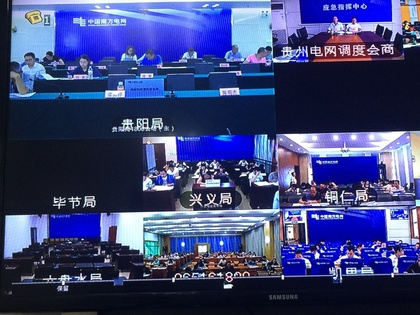
%> input picture ColorCastDetection/database/图片2.jpg, 420 x 315 px, shrunk from 1157 x 868 before the run
$ octave main.m   (GNU Octave 9; MATLAB toolbox functions it lacks are replaced by stand-ins)
%> lines starting %> are read from the running program, lines starting %| are printed output that depends on the picture; in (x1, y1, x2, y2) boxes, pixels count from 0 and x2, y2 are one past the last pixel; in counts of white or black regions, pixels touching at a corner belong together; the program's own positions count from 1
### ColorCastDetection/code/彩色图像二维直方图等价圆实现及色偏分类/img_ecircle.m

function [L_rt, a_rt, b_rt, radius, u, D, Dq] = img_ecircle(Img_sur, Img_name)
% tic;
%%%%%%%%%%%%%%%%%%%%%%%%%%%%%%%%%%%%%%%%%%%%%%%%%%%%%%%%%%%%%%%%
%第一步骤：实现rgb->Lab功能
%%%%%%%%%%%%%%%%%%%%%%%%%%%%%%%%%%%%%%%%%%
cform = makecform('srgb2lab');
if isa(Img_sur, 'uint8')
    Img_sur = double(Img_sur)/255;
end
Lab = applycform(Img_sur, cform);
%Img_sur = uint8(Img_sur * 255);
% [M, N, d] = size(Img_sur);
L_rt = Lab(:, :, 1);
a_rt = Lab(:, :, 2);
b_rt = Lab(:, :, 3);

%[M, N] = size(a_rt);
L = uint8(L_rt);
a = uint8(a_rt + 128);
b = uint8(b_rt + 128);
%%%%%%%%%%%%%%%%%%%%%%%%%%%%%%%%%%%%%%%%%%%%%%%%%%%%%%%%%%%%%%%%
%第二步骤：求解ab平面二维直方图
%%%%%%%%%%%%%%%%%%%%%%%%%%%%%%%%%%%%%%%%%%%%%%%%%%%%%%%%%%%%%%%%
h_grayX = imhist(a);  %该函数用于获取图像数据直方图
h_grayY = imhist(b); %该函数用于获取图像数据直方图
ind_grayX = find(h_grayX)-1;  %返回所有非0的元素的位置,该位置的值即为像素值，结果为所有个数不为0的像素
ind_grayY = find(h_grayY)-1;
[X,Y] = meshgrid(ind_grayX,ind_grayY);%用于生成网格采样点的函数，生成绘制3-D图形所需的网格数据。在进行3-D图形绘制方面有广泛应用
[m,n] = size(X);   % m是grayind_avr的长度，n是grayind的长度
data = zeros(m,n); %data中的内容即为二维直方图数据
% 遍历存在的灰度与均值，寻找对应像素并计数

%a_X = uint8(zeros(M, N, n));
for x_i = 1:n
    a_X(:, :, x_i) = (uint8(a) == X(1, x_i));
end
%b_Y = uint8(zeros(M, N, m));
for y_i = 1:m
    b_Y(:, :, y_i) = (uint8(b) == Y(y_i, 1));
end

 for i=1:m
     grayY = b_Y(:, :, i);
     for j=1:n
         grayX = a_X(:, :, j);  %gray为和I同大小的矩阵，与X(i,j)相等的元素处为1，其他处为0
         data(i,j) = length(find(grayX & grayY));
     end
 end

clear a_X;
clear b_Y;


X = X - 128;
Y = Y - 128;
surf(X, Y, data);
xlabel('A');
ylabel('B');
zlabel('像素数');
title(sprintf('%s的ab二维平面直方图',Img_name));
saveas(gcf, sprintf('%s的ab二维平面直方图.bmp',Img_name), 'bmp');
delete(gcf);
% %%%%%%%%%%%%%%%%%%%%%%%%%%%%%%%%%%%%%%%%%%%%%%%%%%%%%%%%%%%%%%%%
% %第三步骤：求解ab直方图的拟合曲线
% %%%%%%%%%%%%%%%%%%%%%%%%%%%%%%%%%%%%%%%%%%%%%%%%%%%%%%%%%%%%%%%%
t_via = (linspace(-128, 127, 256)); %a和b的范围为-128-127（(包含)-128--127的共256个元素）
x_via = t_via';%,x_via表示k
%此处的归一化是将所有像素点的分布进行归一化，即像素点的个数为（0,1）的比例值
h_grayX = h_grayX / sum(h_grayX);%h_grayX表示F(a,b)
h_grayY = h_grayY / sum(h_grayY);

%%%%%%%%%%%%%%%%%%%%%%%%%%%%%%%%%%%%%%%%%%%%%%%%%%%%%%%%%%%%%%%%%%%%
%第四步骤：求解二维直方图对应等价圆
%%%%%%%%%%%%%%%%%%%%%%%%%%%%%%%%%%%%%%%%%%%%%%%%%%%%%%%%%%%%%%%%%%%
% [30 lines of commented-out code are left out]

%%%第二种方法-------------------------------------------
centerX = double(sum(x_via.*h_grayX));%h_grayX表示F(a,b),x_via表示k,centerX表示ua
rediusX = double(sum(((centerX-x_via).^2).*h_grayX));

centerY = double(sum(x_via.*h_grayY));
rediusY = double(sum(((centerY-x_via).^2).*h_grayY));
%根据以上所求得的结果设定圆心
%=================
x0 = centerX;
y0 = centerY; %原点%
radius = sqrt(rediusX + rediusY);%???????????????
u = sqrt(centerX * centerX + centerY * centerY);
%%%%%%%%%%%%%-------------------------------

theta=0:pi/100:2*pi; %角度[0,2*pi]
R=radius; %半径70
x=R*cos(theta)+x0;
y=R*sin(theta)+y0;
u = double(u);
D = u - radius;
Dq = D / radius;
t_D = num2str(D);
t_radius = num2str(radius);
t_Dq = num2str(Dq);
cx = num2str(x0);
cy = num2str(y0);

figure(2);%%绘图------8
plot(x0, y0, '-');
hold on
plot(x, y, '-');
hold on
plot([0, x0], [0, y0]);
hold on
title(sprintf('%s的ab二维平面直方图等价圆',Img_name));

text(25, -5, ['x0 = ', cx],'fontsize', 14);
text(25, -15, ['y0 = ', cy],'fontsize', 14);
text(25, -25, ['D = ', t_D],'fontsize', 14);
text(25, -35, ['ratius = ', t_radius],'fontsize', 14);
text(25, -45, ['Dq = ', t_Dq],'fontsize', 14);

xlim([-50, 80]);
ylim([-50, 70]);
grid on
axis equal
xlabel('A');
ylabel('B');
zlabel('像素数');
saveas(gcf, sprintf('%s的ab二维直方图的等价圆.bmp',Img_name), 'bmp');
delete(gcf);
% toc;
%}

### ColorCastDetection/code/彩色图像二维直方图等价圆实现及色偏分类/NNODetect2.m
function NNO_img = NNODetect2(L, a, b, Img_sur)


squre = a.^2 + b.^2;
maxRadius = max(max(squre));
maxRadius = sqrt(double(maxRadius));

threShold = maxRadius / 4;
[M, N, d] = size(Img_sur);

tmp = (squre <= threShold^2);
tmp_L = (L < 95) & (L > 30);
tmp = tmp & tmp_L;

while (length(find(tmp)) / (M * N) < 0.1) && (threShold < maxRadius)
    threShold = threShold + 1;
    tmp = (squre <= threShold^2);
    tmp = tmp & tmp_L;
end

if threShold >= maxRadius
    msgbox('获取NNO区域失败！！');
    msgbox(sprintf('maxRadius:%3d####theShold:%3d', maxRadius, threShold));
    return;
else
    NNO_img = Img_sur;
    NNO_img(:, :, 1) = (uint8(tmp).*Img_sur(:, :, 1));
    NNO_img(:, :, 2) = (uint8(tmp).*Img_sur(:, :, 2));
    NNO_img(:, :, 3) = (uint8(tmp).*Img_sur(:, :, 3));
%     figure(3);
%     imshow(NNO_img);
end

### ColorCastDetection/code/彩色图像二维直方图等价圆实现及色偏分类/main.m
%%%%%%%%%%%%%%%%%%%%%%%%%%%%%%%%
%将原程序拆分成三块：
% 1.由图像 -> 二维直方图的等价圆
% 2.对等价圆的参数进行分析，分成：色偏图像/进一步处理图像
% 3.对第2步骤中的图像进行提取其NNO区域图像。
% 4.对3的“进一步处理图像”执行1步骤，并给出结果。
% 5.最终将图像分为色偏图像和非色偏需再检测图像两类情况，并放到响应的文件夹内
%%%%%%%%%%%%%%%%%%%%%%%%%%%%%%%%
% Img_name = '1.jpg';

tic;
% if figure_num > 1
%     delete(figure(figure_num - 1));
% end

Img_num=9;

Img_name = '../../database/图片2.jpg';

Img_sur = imread(Img_name);
%> Img_sur is the input picture: size 315x420x3 uint8; mean R, G, B 61.5, 69.7, 121.1

%%%%%%%%%%%%%%%%%%%%%%%%%%%%%%%%%%%%%
% 第 1 步骤： 由图像 -> 二维直方图的等价圆

[L, a, b, radius, u, D, Dq] = img_ecircle(Img_sur, Img_name); %此处返回的L/a/b是double类型，未处理过的值
%> in img_ecircle, `Lab = applycform(Img_sur, cform);`: Lab: size 315x420x3 double; mean of channels 1, 2, 3 30.5, 10.4, -28.4
%> in img_ecircle, `b = uint8(b_rt + 128);`:
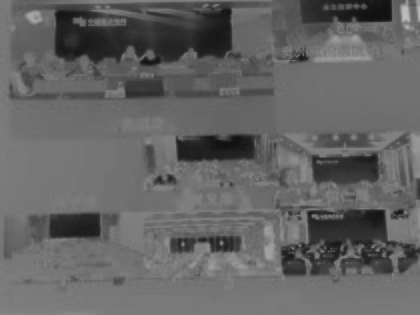
%> b: size 315x420 uint8; min 16, max 190, mean 99.6
%> in img_ecircle, `h_grayX = imhist(a);`: h_grayX = 256 values, max 13789 at index 130, min 0 at index 1, mean 516.8
%> in img_ecircle, `h_grayY = imhist(b);`: h_grayY = 256 values, max 5862 at index 120, min 0 at index 1, mean 516.8
%> in img_ecircle, `ind_grayX = find(h_grayX)-1;`: ind_grayX = 115 values from 81 to 196
%> in img_ecircle, `ind_grayY = find(h_grayY)-1;`: ind_grayY = 175 values from 16 to 190
%> the loop in img_ecircle, `for i=1:m` made 175 passes
%> pass 1, in img_ecircle, `grayY = b_Y(:, :, i);`:
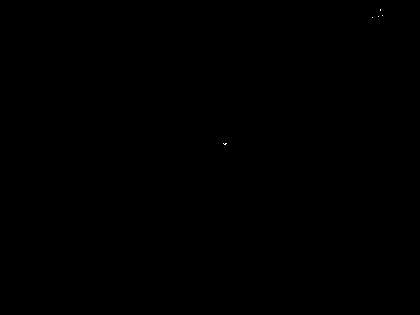
%> grayY: size 315x420 logical; 0.01% white in thin lines or dots, all inside (x1, y1, x2, y2) = (223, 9, 383, 145)
%> after the loop in img_ecircle, `for i=1:m`:
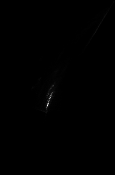
%> data: size 175x115 double; min 0, max 3842, mean 6.6; drawn with min black and max white
%> in img_ecircle, `title(sprintf('%s的ab二维平面直方图',Img_name));`:
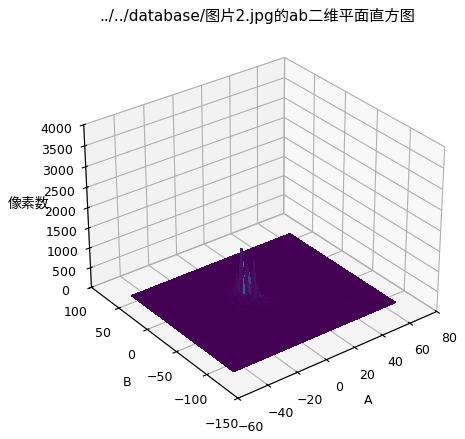
%> figure redrawn from the program's plot data
%> in img_ecircle, `h_grayX = h_grayX / sum(h_grayX);`: h_grayX = 256 values, max 0.104 at index 130, min 0 at index 1, mean 0.00391
%> in img_ecircle, `h_grayY = h_grayY / sum(h_grayY);`: h_grayY = 256 values, max 0.0443 at index 120, min 0 at index 1, mean 0.00391
%> in img_ecircle, `centerX = double(sum(x_via.*h_grayX));`: centerX = 10.44
%> in img_ecircle, `rediusX = double(sum(((centerX-x_via).^2).*h_grayX));`: rediusX = 292.7
%> in img_ecircle, `centerY = double(sum(x_via.*h_grayY));`: centerY = -28.39
%> in img_ecircle, `rediusY = double(sum(((centerY-x_via).^2).*h_grayY));`: rediusY = 747.2
%> in img_ecircle, `x0 = centerX;`: x0 = 10.44
%> in img_ecircle, `y0 = centerY;`: y0 = -28.39
%> in img_ecircle, `radius = sqrt(rediusX + rediusY);`: radius = 32.25
%> in img_ecircle, `u = sqrt(centerX * centerX + centerY * centerY);`: u = 30.24
%> in img_ecircle, `R=radius;`: R = 32.25
%> in img_ecircle, `x=R*cos(theta)+x0;`: x = 201 values, max 42.68 at index 1, min -21.81 at index 101, mean 10.6
%> in img_ecircle, `y=R*sin(theta)+y0;`: y = 201 values, max 3.86 at index 51, min -60.63 at index 151, mean -28.39
%> in img_ecircle, `D = u - radius;`: D = -2
%> in img_ecircle, `Dq = D / radius;`: Dq = -0.0621
%> in img_ecircle, `t_D = num2str(D);`: t_D = '-2.0033'
%> in img_ecircle, `t_radius = num2str(radius);`: t_radius = '32.2468'
%> in img_ecircle, `t_Dq = num2str(Dq);`: t_Dq = '-0.062123'
%> in img_ecircle, `cx = num2str(x0);`: cx = '10.4376'
%> in img_ecircle, `cy = num2str(y0);`: cy = '-28.3853'
%> in img_ecircle, `zlabel('像素数');`:
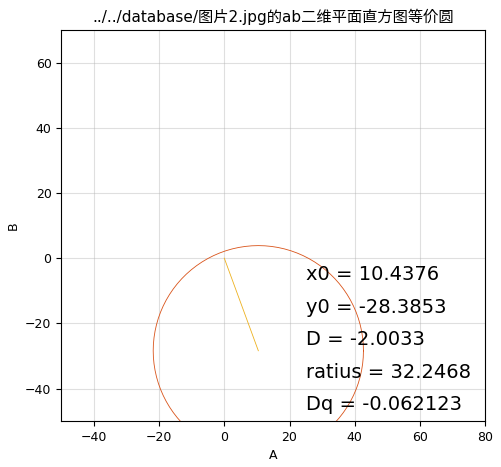
%> figure redrawn from the program's plot data
%> radius = 32.25; u = 30.24; D = -2; Dq = -0.0621
result_radius(1, Img_num) = radius;
result_u(1, Img_num) = u;
result_D(1, Img_num) = D;
result_Dq(1, Img_num) = Dq;

%%%%%%%%%%%%%%%%%%%%%%%%%%%%%%%%%%%%%
% 第 2 步骤：对等价圆的参数进行分析，分成：色偏图像/进一步处理图像
if ((D > 10) && (Dq > 0.6)) || (Dq > 1.5)
    result = 1;%result为1时表示：明显色偏图像(这里包括：真实色偏、本质色偏)

    % [4 lines of commented-out code are left out]
else
    result = 0; %result为0时表示：模棱两可，需要进一步判断、识别。
%    msgbox('该图像为正常图像！');
end
%%%%%%%%%%%%%%%%%%%%%%%%%%%%%%%%%%%%%
% 第 3 步骤：对所有的图像都执行NNO区域的求解操作，非色偏图像信息保存在第二行，色偏图像保存在第三行
[NNO_img] = NNODetect2(L, a, b, Img_sur); % NNO_img 为图像对应的NNO区域
%> in NNODetect2, `squre = a.^2 + b.^2;`:
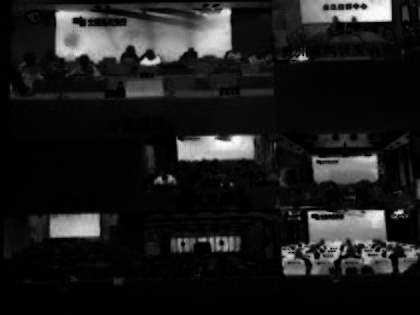
%> squre: size 315x420 double; min 0, max 17178.6, mean 1954.5; drawn with min black and max white
%> in NNODetect2, `maxRadius = max(max(squre));`: maxRadius = 17178.6
%> in NNODetect2, `maxRadius = sqrt(double(maxRadius));`: maxRadius = 131.1
%> in NNODetect2, `threShold = maxRadius / 4;`: threShold = 32.77
%> in NNODetect2, `tmp = (squre <= threShold^2);`: tmp: size 315x420 logical; 70.2% white; 132 black regions (93 under 20 px), largest, box (x1, y1, x2, y2) and area: (13, 0, 393, 101) 19866, (280, 207, 420, 278) 6119, (176, 133, 304, 172) 2850
%> in NNODetect2, `tmp_L = (L < 95) & (L > 30);`: tmp_L: size 315x420 logical; 34.3% white; 374 white regions (312 under 20 px), largest, box (x1, y1, x2, y2) and area: (9, 0, 420, 99) 20490, (100, 131, 420, 272) 15104, (4, 214, 49, 259) 1430
%> in NNODetect2, `tmp = tmp & tmp_L;`: tmp: size 315x420 logical; 19.2% white; 426 white regions (345 under 20 px), largest, box (x1, y1, x2, y2) and area: (110, 170, 305, 272) 6104, (293, 131, 420, 215) 2737, (231, 5, 301, 65) 1998
%> in NNODetect2, `NNO_img(:, :, 3) = (uint8(tmp).*Img_sur(:, :, 3));`:
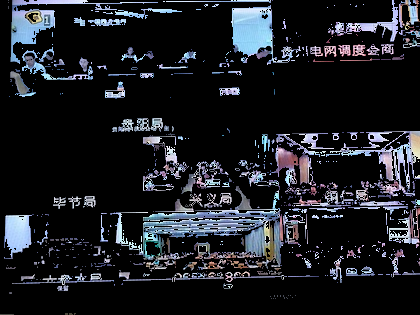
%> NNO_img: size 315x420x3 uint8; mean R, G, B 28.8, 30.9, 36.1
% [50 lines of commented-out code are left out]
toc;

$ run again, with ColorCastDetection/database/图片1.jpg copied over ColorCastDetection/database/图片2.jpg
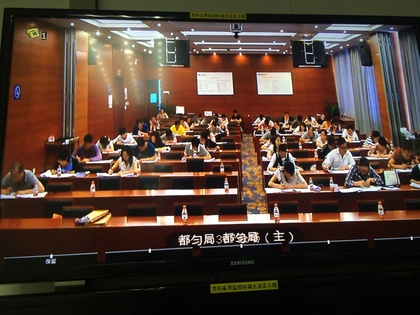
%> input picture ColorCastDetection/database/图片1.jpg, 420 x 315 px, shrunk from 1164 x 874 before the run
%> Img_sur is the input picture: size 315x420x3 uint8; mean R, G, B 82.2, 62.8, 52
%> Img_sur: size 315x420x3 double
%> Lab: size 315x420x3 double; mean of channels 1, 2, 3 27.7, 7.9, 10.1
%> in img_ecircle, `h_grayX = imhist(a);`: h_grayX = 256 values, max 18649 at index 129, min 0 at index 1, mean 516.8
%> in img_ecircle, `h_grayY = imhist(b);`: h_grayY = 256 values, max 12997 at index 130, min 0 at index 1, mean 516.8
%> ind_grayX = 103 values from 80 to 186
%> ind_grayY = 153 values from 52 to 217
%> in img_ecircle, `h_grayX = h_grayX / sum(h_grayX);`: h_grayX = 256 values, max 0.141 at index 129, min 0 at index 1, mean 0.00391
%> in img_ecircle, `h_grayY = h_grayY / sum(h_grayY);`: h_grayY = 256 values, max 0.0982 at index 130, min 0 at index 1, mean 0.00391
%> centerX = 7.93
%> rediusX = 135.6
%> centerY = 10.08
%> rediusY = 192.7
%> x0 = 7.93
%> y0 = 10.08
%> in img_ecircle, `radius = sqrt(rediusX + rediusY);`: radius = 18.12
%> in img_ecircle, `u = sqrt(centerX * centerX + centerY * centerY);`: u = 12.83
%> R = 18.12
%> x = 201 values, max 26.05 at index 1, min -10.19 at index 101, mean 8.02
%> y = 201 values, max 28.2 at index 51, min -8.03 at index 151, mean 10.08
%> in img_ecircle, `D = u - radius;`: D = -5.29
%> in img_ecircle, `Dq = D / radius;`: Dq = -0.292
%> t_D = '-5.2899'
%> t_radius = '18.1176'
%> t_Dq = '-0.29197'
%> cx = '7.9291'
%> cy = '10.0836'
%> `[L, a, b, radius, u, D, Dq] = img_ecircle(Img_sur, Img_name);`: radius = 18.12; u = 12.83; D = -5.29; Dq = -0.292
%> in NNODetect2, `maxRadius = max(max(squre));`: maxRadius = 8051.9
%> in NNODetect2, `maxRadius = sqrt(double(maxRadius));`: maxRadius = 89.73
%> threShold = 22.43
%> in NNODetect2, `tmp = (squre <= threShold^2);`:
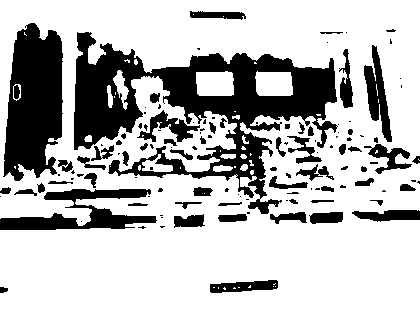
%> tmp: size 315x420 logical; 73% white; 123 black regions (65 under 20 px), largest, box (x1, y1, x2, y2) and area: (74, 32, 338, 214) 16585, (3, 23, 63, 181) 7072, (0, 189, 157, 230) 2841
%> tmp_L: size 315x420 logical; 35.4% white; 170 white regions (132 under 20 px), largest, box (x1, y1, x2, y2) and area: (0, 19, 420, 228) 39790, (17, 28, 59, 93) 1582, (0, 213, 82, 229) 713
%> in NNODetect2, `NNO_img(:, :, 3) = (uint8(tmp).*Img_sur(:, :, 3));`:
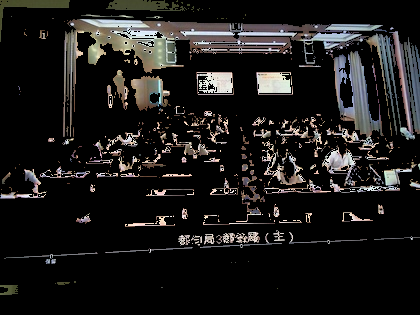
%> NNO_img: size 315x420x3 uint8; mean R, G, B 27.9, 26.6, 25.6

$ run again, with ColorCastDetection/database/图片3.jpg copied over ColorCastDetection/database/图片2.jpg
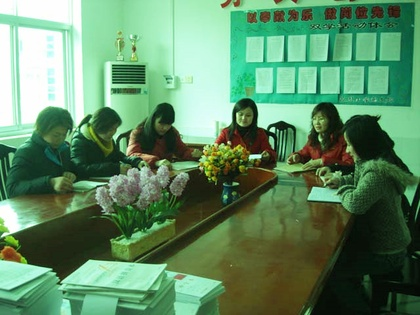
%> input picture ColorCastDetection/database/图片3.jpg, 420 x 315 px, shrunk from 640 x 480 before the run
%> Img_sur is the input picture: size 315x420x3 uint8; mean R, G, B 95.3, 139.2, 101.6
%> Img_sur: size 315x420x3 double
%> Lab: size 315x420x3 double; mean of channels 1, 2, 3 52.6, -19.9, 15.8
%> in img_ecircle, `h_grayX = imhist(a);`: h_grayX = 256 values, max 4767 at index 94, min 0 at index 1, mean 516.8
%> in img_ecircle, `h_grayY = imhist(b);`: h_grayY = 256 values, max 6643 at index 143, min 0 at index 1, mean 516.8
%> ind_grayX = 101 values from 69 to 170
%> ind_grayY = 82 values from 120 to 201
%> in img_ecircle, `h_grayX = h_grayX / sum(h_grayX);`: h_grayX = 256 values, max 0.036 at index 94, min 0 at index 1, mean 0.00391
%> in img_ecircle, `h_grayY = h_grayY / sum(h_grayY);`: h_grayY = 256 values, max 0.0502 at index 143, min 0 at index 1, mean 0.00391
%> centerX = -19.87
%> rediusX = 207.9
%> centerY = 15.8
%> rediusY = 84.92
%> x0 = -19.87
%> y0 = 15.8
%> in img_ecircle, `radius = sqrt(rediusX + rediusY);`: radius = 17.11
%> in img_ecircle, `u = sqrt(centerX * centerX + centerY * centerY);`: u = 25.38
%> R = 17.11
%> x = 201 values, max -2.76 at index 1, min -36.98 at index 101, mean -19.79
%> y = 201 values, max 32.91 at index 51, min -1.32 at index 151, mean 15.8
%> in img_ecircle, `D = u - radius;`: D = 8.27
%> in img_ecircle, `Dq = D / radius;`: Dq = 0.483
%> t_D = '8.272'
%> t_radius = '17.1116'
%> t_Dq = '0.48342'
%> cx = '-19.8705'
%> cy = '15.7954'
%> `[L, a, b, radius, u, D, Dq] = img_ecircle(Img_sur, Img_name);`: radius = 17.11; u = 25.38; D = 8.27; Dq = 0.483
%> in NNODetect2, `maxRadius = max(max(squre));`: maxRadius = 6741.2
%> in NNODetect2, `maxRadius = sqrt(double(maxRadius));`: maxRadius = 82.1
%> in NNODetect2, `threShold = maxRadius / 4;`: threShold = 20.53
%> in NNODetect2, `tmp = (squre <= threShold^2);`:
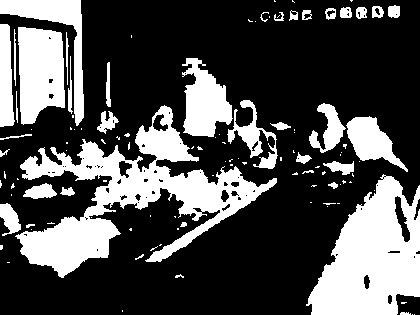
%> tmp: size 315x420 logical; 30.7% white; 111 white regions (73 under 20 px), largest, box (x1, y1, x2, y2) and area: (15, 105, 277, 278) 13825, (306, 174, 420, 315) 9979, (18, 27, 65, 125) 3721
%> tmp_L: size 315x420 logical; 62.3% white; 256 black regions (213 under 20 px), largest, box (x1, y1, x2, y2) and area: (236, 169, 420, 315) 14192, (13, 99, 316, 285) 12570, (6, 131, 143, 199) 4068
%> the loop in NNODetect2, `while (length(find(tmp)) / (M * N) < 0.1) && (threShold < maxRadius)` made 8 passes
%> threShold on passes 1 to 8: 21.53, 22.53, 23.53, 24.53, 25.53, 26.53, 27.53, 28.53
%> in NNODetect2, `NNO_img(:, :, 3) = (uint8(tmp).*Img_sur(:, :, 3));`:
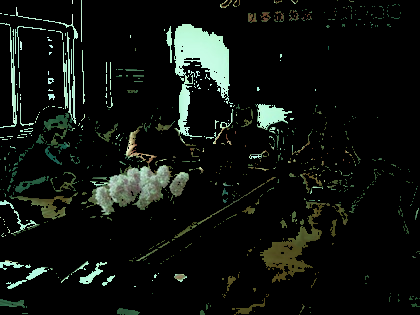
%> NNO_img: size 315x420x3 uint8; mean R, G, B 15, 18.9, 15.1

$ run again, with ColorCastDetection/database/colorcast_normal.bmp saved as ColorCastDetection/database/图片2.jpg
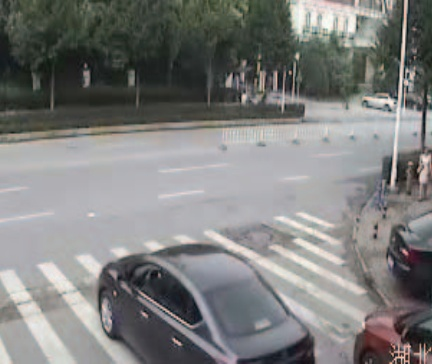
%> input picture ColorCastDetection/database/colorcast_normal.bmp, 432 x 364 px
%> Img_sur is the input picture: size 364x432x3 uint8; mean R, G, B 125.9, 126.2, 124.9
%> Img_sur: size 364x432x3 double
%> Lab: size 364x432x3 double; mean of channels 1, 2, 3 51.8, -0.4, 0.8
%> in img_ecircle, `h_grayX = imhist(a);`: h_grayX = 256 values, max 32818 at index 129, min 0 at index 1, mean 614.2
%> in img_ecircle, `h_grayY = imhist(b);`: h_grayY = 256 values, max 19365 at index 127, min 0 at index 1, mean 614.2
%> ind_grayX = 41 values from 114 to 154
%> ind_grayY = 35 values from 115 to 149
%> in img_ecircle, `h_grayX = h_grayX / sum(h_grayX);`: h_grayX = 256 values, max 0.209 at index 129, min 0 at index 1, mean 0.00391
%> in img_ecircle, `h_grayY = h_grayY / sum(h_grayY);`: h_grayY = 256 values, max 0.123 at index 127, min 0 at index 1, mean 0.00391
%> centerX = -0.379
%> rediusX = 12.95
%> centerY = 0.793
%> rediusY = 15.17
%> x0 = -0.379
%> y0 = 0.793
%> in img_ecircle, `radius = sqrt(rediusX + rediusY);`: radius = 5.3
%> in img_ecircle, `u = sqrt(centerX * centerX + centerY * centerY);`: u = 0.879
%> R = 5.3
%> x = 201 values, max 4.92 at index 1, min -5.68 at index 101, mean -0.353
%> y = 201 values, max 6.1 at index 51, min -4.51 at index 151, mean 0.793
%> in img_ecircle, `D = u - radius;`: D = -4.42
%> in img_ecircle, `Dq = D / radius;`: Dq = -0.834
%> t_D = '-4.4242'
%> t_radius = '5.3034'
%> t_Dq = '-0.83421'
%> cx = '-0.37927'
%> cy = '0.79322'
%> `[L, a, b, radius, u, D, Dq] = img_ecircle(Img_sur, Img_name);`: radius = 5.3; u = 0.879; D = -4.42; Dq = -0.834
%> in NNODetect2, `maxRadius = max(max(squre));`: maxRadius = 788.4
%> in NNODetect2, `maxRadius = sqrt(double(maxRadius));`: maxRadius = 28.08
%> threShold = 7.02
%> tmp_L: size 364x432 logical; 73.5% white; 182 black regions (143 under 20 px), largest, box (x1, y1, x2, y2) and area: (0, 0, 295, 129) 25472, (99, 261, 216, 364) 5204, (386, 229, 432, 308) 2022
%> in NNODetect2, `NNO_img(:, :, 3) = (uint8(tmp).*Img_sur(:, :, 3));`:
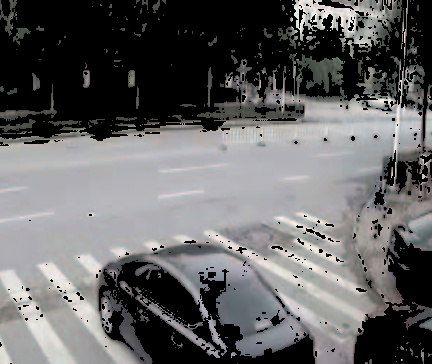
%> NNO_img: size 364x432x3 uint8; mean R, G, B 100.1, 99.8, 100.2
